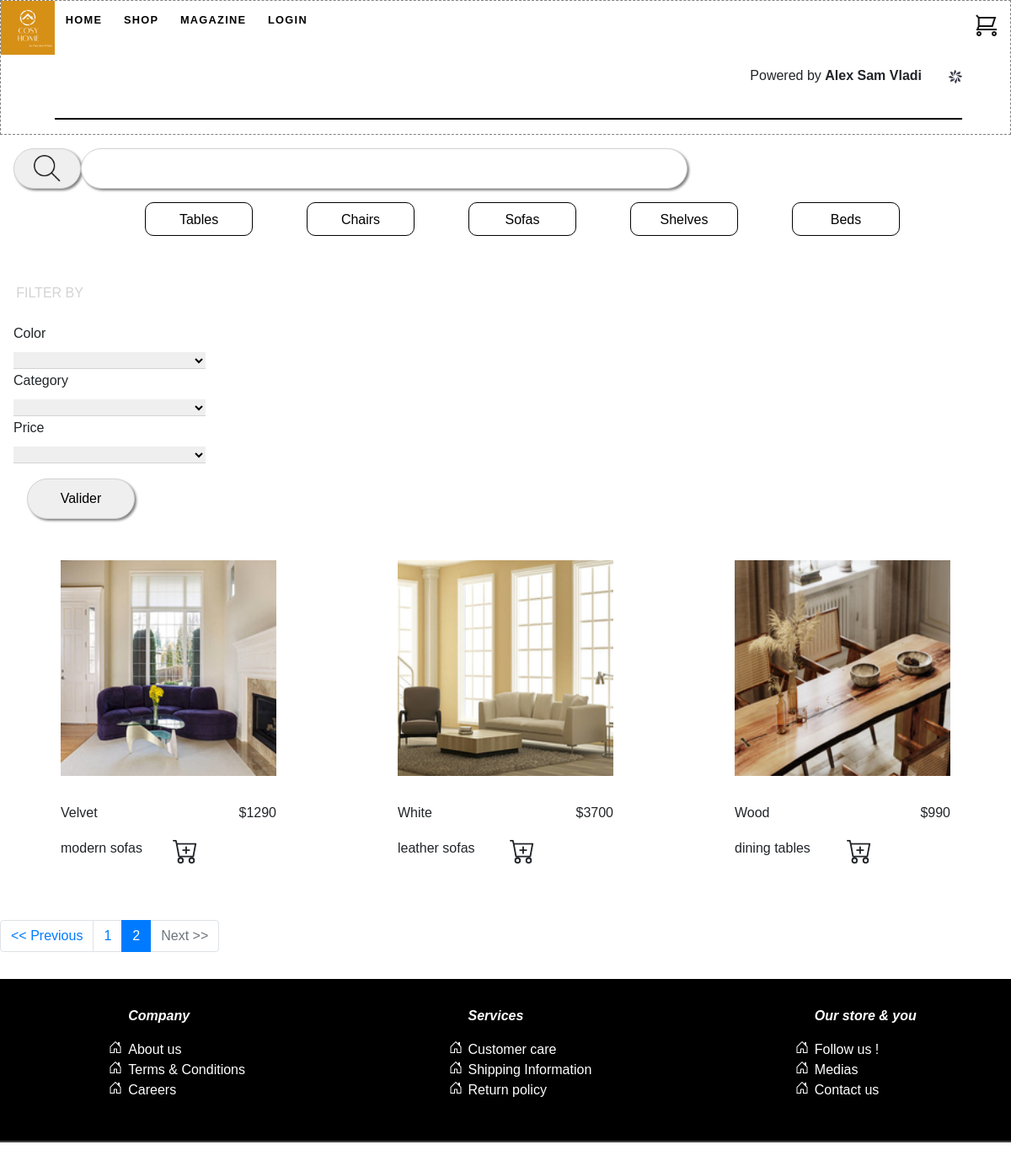
Screenshot of /?page=2 with the database file from the repository.
### tables this page shows
CREATE TABLE `products` (
  `id` int NOT NULL AUTO_INCREMENT,
  `name` varchar(255) NOT NULL DEFAULT '0',
  `price` int NOT NULL DEFAULT '0',
  `photo` varchar(255) DEFAULT NULL,
  `description` varchar(255) DEFAULT NULL,
  `category_id` int NOT NULL DEFAULT '0',
  `category_name` varchar(255) DEFAULT NULL,
  `parent_category_id` int DEFAULT NULL,
  `parent_category_name` varchar(255) DEFAULT NULL,
  PRIMARY KEY (`id`)
);

### index.php (the view, shortened to what this page needs)
<?php
include_once("./includes/header.php");
include_once("./includes/my_connection.php");
?>
<body>
    <form action="result.php" method="post">
        <div class="search_bar">
            <button type="valid"><img class="loupe" src="./images/Search.png" alt="search" name="valid"></button>
            <input type="search" id="site-search" name="search">
        </div>
    </form>
    <aside class="categories">
        <ul>
            <li><a href="tables.php"> Tables</a></li>
            <li><a href="chairs.php"> Chairs </a></li>
            <li><a href="sofas.php"> Sofas </a></li>
            <li><a href="shelves.php"> Shelves </a></li>
            <li><a href="beds.php"> Beds </a></li>
        </ul>
    </aside>
    <div class="filter">
        <p class="filter_by">Filter by</p>
        <form action="" method="get">
            <div>
                <label for="filter_collection">Color</label>
                <select name="color" class="form-select" aria-label="Default select example">
                    <option value=""></option>
                    <option value="white">white</option>
                </select>
            </div>
            <div>
                <label for="filter_collection">Category</label>
                <select name="category" class="form-select" aria-label="Default select example">
                    <option value=""></option>
                    <option value="chairs">chairs</option>
                </select>
            </div>
            <div>
                <label for="filter_collection">Price</label>
                <select name="price" class="form-select" aria-label="Default select example">
                    <option value=""></option>
                    <option value="250">&dollar;0 - &dollar;250</option>
                </select>
            </div>
            <button type="valid" name="filtre">Valider</button>
        </form>
    </div>
    <div class="gallerie">
        <?php
        if (isset($_GET['page']) && !empty($_GET['page'])) {
            $currentPage = (int) strip_tags($_GET['page']);
        } else {
            $currentPage = 1;
        }
        $sql = "SELECT COUNT(*) AS 'nbr_art' FROM products;";
        $query = $connect->prepare($sql);
        $query->execute();
        $res = $query->fetch();
        $nbr_art = (int)$res['nbr_art'];
        $parPage = 10;
        $pages = ceil($nbr_art / $parPage);
        $premier = ($currentPage-1) * $parPage;
        $sql = 'SELECT * FROM products ORDER BY name ASC LIMIT :premier, :parpage';
        $qry = $connect->prepare($sql);
        $qry->bindValue(':premier', $premier, PDO::PARAM_INT);
        $qry->bindValue(':parpage', $parPage, PDO::PARAM_INT);
        $qry->execute();
        $articles = $qry->fetchAll();
        foreach($articles as $article)
        {
            ?>
            <table class="gallerie">
                <tbody>
                    <td>
                        <div class='image'>
                        <a href="shop_product.php?id=<?= $article['id'] ?>">
                            <img class="product" src="<?= $article["photo"]; ?>" alt="<?= $article['parent_category_name']; ?>" />
                        </a>
                        </div>
                        <div class="refs">
                        <p class="title"><?= $article['name']; ?></p>
                        <p class="price"> &dollar;<?= $article['price']; ?></p>
                        <p class="categorie"><?= $article['category_name']; ?></p>
                        </div>
                    </td>
                </tbody>
            </table>
        <?php   }
        ?>
    </div>
    <ul class="pagination">
        <li class="page-item <?= ($currentPage == 1) ? "disabled" : "" ?>">
            <a href="./?page=<?= $currentPage - 1 ?>" class="page-link"> << Previous</a>
        </li>
        <?php for ($page = 1; $page <= $pages; $page++) : ?>
            <li class="page-item <?= ($currentPage == $page) ? "active" : "" ?>">
                <a href="./?page=<?= $page ?>" class="page-link"><?= $page ?></a>
            </li>
        <?php endfor ?>
        <li class="page-item <?= ($currentPage == $pages) ? "disabled" : "" ?>">
            <a href="./?page=<?= $currentPage + 1 ?>" class="page-link">Next >></a>
        </li>
    </ul>
    <?php include_once("./includes/footer.php"); ?>
</body>
</html>

### style.css (style rules this page uses)
@media only screen and (min-width: 786px) { .filter { width:20%; } }
body { font-family: 'robotoregular', Arial, sans-serif; margin: 0px; }
a { text-decoration: none !important; color:black; }
aside { width:100%; }
.categories ul { list-style: none; display: flex; flex-direction: row; justify-items: center; justify-content: center; }
.categories li { width: 8em; height: 2.5em; margin: 2em; color:black; border-radius: 10px; border: 1px solid black; justify-content: center; text-align: center; padding: 0.5em; }
button { width: 8em; height:3em; margin:1em; border-radius: 5em; border: 1px solid lightgray; box-shadow: 2px 2px 3px gray; }
input { margin:0.5em; border-radius: 30px; padding-inline-start: 0.5em; }
.filter { margin-left: 1em; grid-area: "filter"; }
.filter_by { padding-left: 0.2em; text-transform: uppercase; color:lightgray; }
.filter p { margin: 1.5em 0em; padding-left: 0.2em; }
.form-select { border-style: none; border-bottom: 0.1em solid lightgray; width: 95%; }
.gallerie { display:flex; flex-direction: row; flex-wrap: wrap; justify-content: space-around; }
.product { padding: 2em; width: 20em; height: 20em; }
.price { text-align:right; }
.search_bar { height:3em; width:100%; display:flex; flex-direction:row; }
.search_bar #site-search { width:60%; height: 3em; margin: 1em 0; border-radius: 30px; border: 1px solid lightgray; box-shadow: 2px 2px 3px gray; padding-inline-start: 1em; }
.search_bar button { width:5em !important; margin-right: 0 !important; }
.loupe { width:2em; height: 2em; }
.pagination { margin-top: 4em; }
.refs { display: grid; grid-template-columns: repeat(2, 1fr); grid-gap: 10px; grid-auto-rows: minmax(2em, 1em); padding: 0 2em; }
td { vertical-align: middle; align-items: center; align-content: center; }

### rows the page displays
products: photo (picture), name "Velvet", price "1290", category_name "modern sofas"
products: photo (picture), name "White", price "3700", category_name "leather sofas"
products: photo (picture), name "Wood", price "990", category_name "dining tables"
